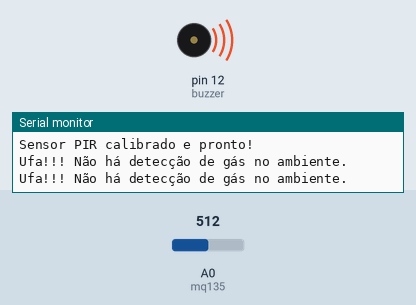
Recording of a sketch running on a simulated Arduino Uno, built with avr-gcc and run on an emulated ATmega328P. On the bench: buzzer (waves = sounding), the last lines printed to the serial monitor. The test bench sets the inputs (shaded band); at power-on: A0 (mq135) = 512.

Above: at 11.2 s.
11.3 s: A0 (mq135) set to 685
14.3 s: A0 (mq135) set to 716
At 15.3 s:
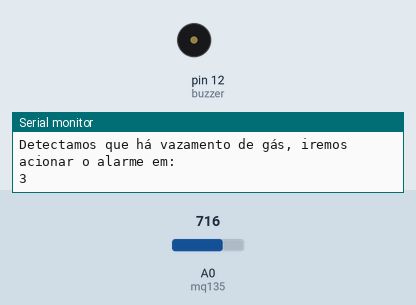
At 17.9 s:
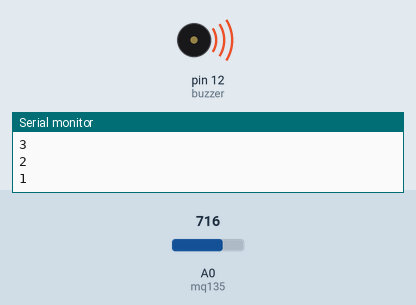
Timing chart, 0 to 22.1 s (numbered marks = the images above; inputs shaded):
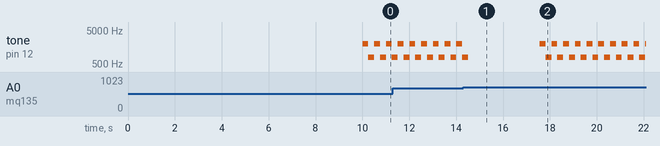

The sketch:

casa_inteligente_sensor_de_gas1.ino
```cpp
// C++ code
//
const int mq135 = A0;
const int buzzer = 12;
int contador = 0;

void alarme_dois_tons()
{
  int freqAlta = 2000;
  int freqBaixa = 800;
  int duracaoTom = 250;
  tone(buzzer, freqAlta, duracaoTom);
  delay(duracaoTom);
  tone(buzzer, freqBaixa, duracaoTom);
  delay(duracaoTom);
}

void verificarVazamentoDeGas()
{
  int estadoMQ135 = analogRead(mq135);

  if (estadoMQ135 > 700) {
  while (contador == 0)
  {
    Serial.println("Detectamos que há vazamento de gás, iremos acionar o alarme em:");
    Serial.println("3");
    delay(1000);
    Serial.println("2");
    delay(1000);
    Serial.println("1");
    delay(1000);
    contador = 1;
  }
  alarme_dois_tons();
}
else{

  alarme_dois_tons();
  if (contador == 1) {
    contador = 0;
    noTone(buzzer); // Para o som
    delay(1000);
  }
  Serial.println("Ufa!!! Não há detecção de gás no ambiente.");

}

}

void setup()
{
  Serial.begin(9600);

  pinMode(mq135, INPUT); //
  pinMode(buzzer, OUTPUT); //

  Serial.println("Calibrando o sensor PIR...");
  Serial.println("Por favor, não se mova na frente do sensor.");
  delay(10000);
  Serial.println("Sensor PIR calibrado e pronto!");
}

void loop()
{
  verificarVazamentoDeGas();
}
```

Measured:
- the behaviour switches between 700 and 701 on A0 (mq135) (found by bisection; images 0 and 1)
- by itself, tone on pin 12 (buzzer): repeats every 0.50 s: 2000 Hz 0.25 s, 800 Hz 0.25 s
